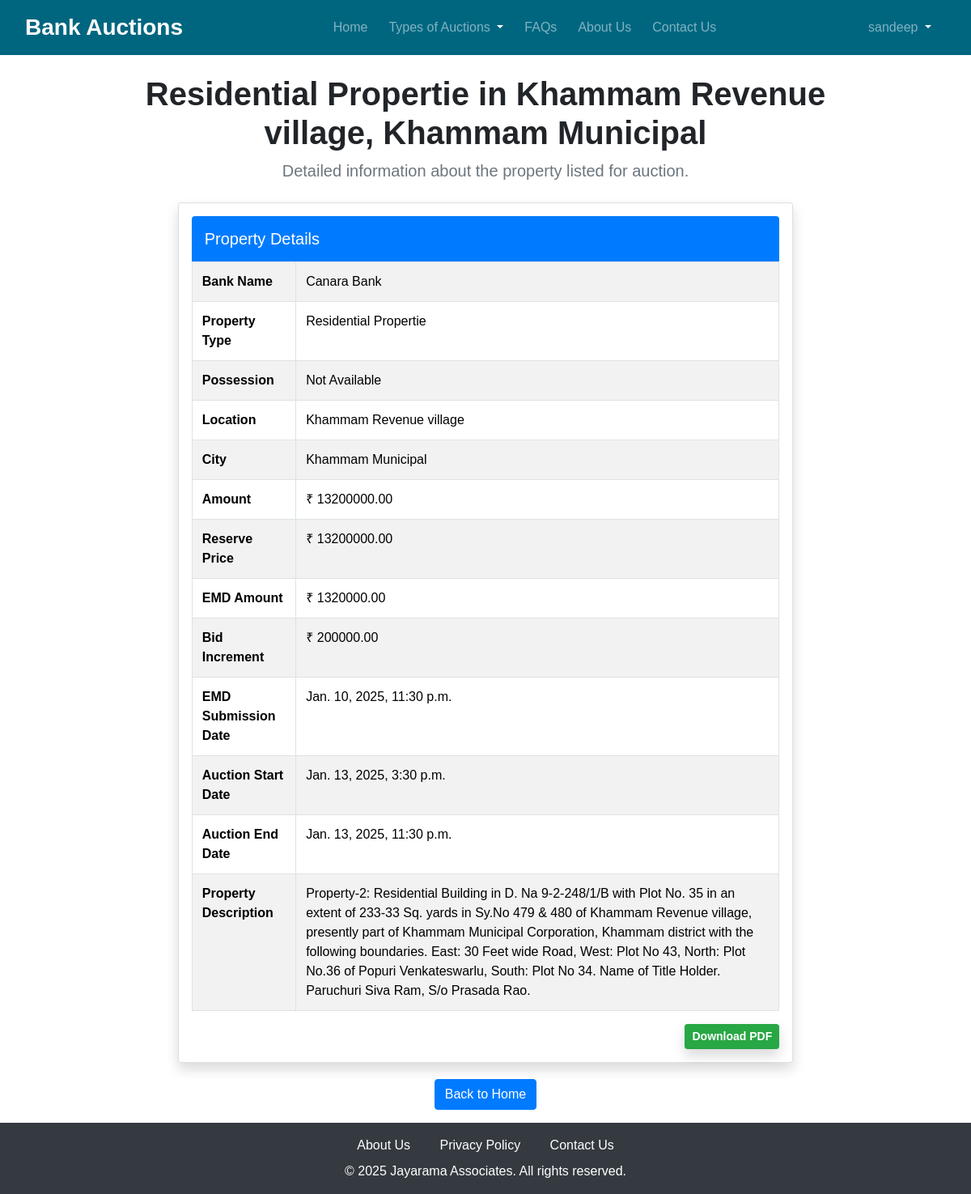
The page /property/3/ (signed in) on the database as committed earlier.
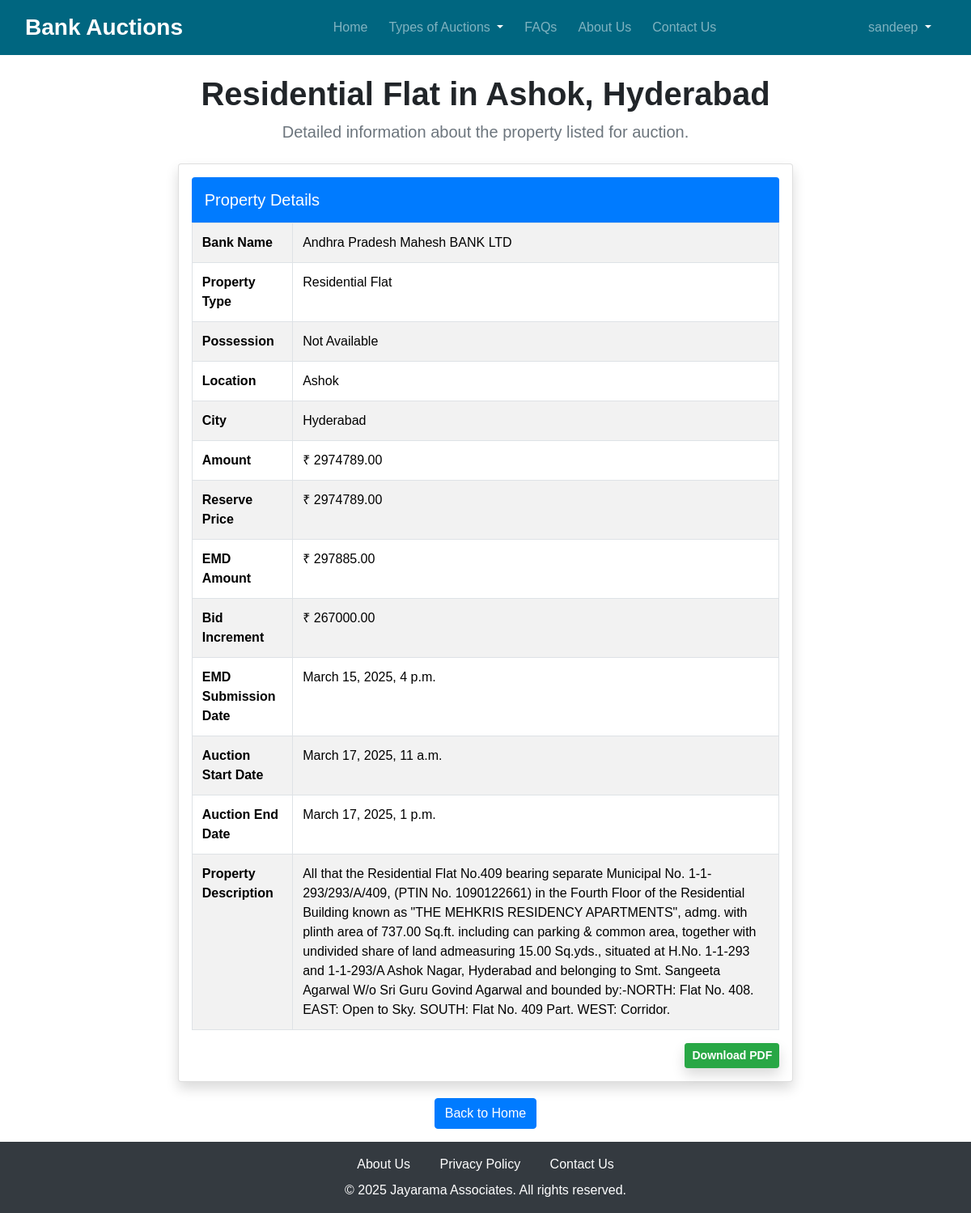
The same page on the database as committed later.
### propertyapp/models.py (models this page shows, shortened)
class Property(models.Model):
    Auction_id = models.CharField(max_length=10)
    Title = models.CharField(max_length=200)
    Bank = models.ForeignKey(Bank, on_delete=models.CASCADE, related_name="properties")
    Property_Title = models.ForeignKey(Category, on_delete=models.CASCADE, related_name="properties")
    Description = models.TextField()
    Location = models.CharField(max_length=30)
    City = models.CharField(max_length=20)
    State = models.CharField(max_length=20)
    Amount = models.DecimalField(max_digits=10, decimal_places=2)
    Reserve_price = models.DecimalField(max_digits=10, decimal_places=2)
    EMD_amount = models.DecimalField(max_digits=10, decimal_places=2)
    Bid_increment = models.DecimalField(max_digits=10, decimal_places=2)
    EMD_submission_date = models.DateTimeField()
    Auction_start_date = models.DateTimeField()
    Auction_end_date = models.DateTimeField()
    created_at = models.DateTimeField(auto_now_add=True)  # Automatically set on creation
    Image = models.ImageField(upload_to='images/', default='default.jpg')
    objects = PropertyManager()  # Apply ordering
    class Meta:
        verbose_name_plural = "Properties"

class Category(models.Model):
    Property_Title = models.CharField(max_length=30)
    def __str__(self):
        return self.Property_Title
    class Meta:
        verbose_name_plural = "Categories"

class Bank(models.Model):
    Name = models.CharField(max_length=30)
    Branch = models.CharField(max_length=50)
    IFSC = models.CharField(
        max_length=11,
        validators=[RegexValidator(regex=r'^[A-Z]{4}0[A-Z0-9]{6}$', message='Invalid IFSC code')]
    )
    def __str__(self):
        return self.Name
    class Meta:
        verbose_name_plural = "Banks"

### propertyapp/views.py (the view)
# urls.py: path('property/<int:pk>/', views.property_detail, name='property_detail'),
@login_required
def property_detail(request, pk):
    property = get_object_or_404(Property, pk=pk)
    return render(request, 'properties/property_detail.html', {'property': property})

### propertyapp/models.py (called while the page is built)
    def get_queryset(self):
        return super().get_queryset().order_by('-created_at')

### propertyapp/templates/properties/property_detail.html (shortened to what this page needs)
{% extends 'base.html' %}
{% block content %}
<div class="container">
    <div class="text-center mt-4">
        <h1 class="display-6 fw-bold">{{ property.Property_Title }} in {{ property.Location }}, {{ property.City }}</h1>
        <p class="lead text-muted">Detailed information about the property listed for auction.</p>
    </div>
    <div class="container mt-4" style="width: 85%;">
        <div class="card shadow rounded p-3">
            <div class="bg-primary text-white p-3 rounded-top">
                <h5 class="mb-0">Property Details</h5>
            </div>
            <div class="table-responsive">
                <table class="table table-bordered table-striped mb-0">
                    <tbody>
                        <tr>
                            <th>Bank Name</th>
                            <td>{{ property.Bank }}</td>
                        </tr>
                        <tr>
                            <th>Property Type</th>
                            <td>{{ property.Property_Title }}</td>
                        </tr>
                        <tr>
                            <th>Possession</th>
                            <td>{{ property.possession|default:"Not Available" }}</td>
                        </tr>
                        <tr><th>Location</th>
                            <td>{{ property.Location }}</td>
                        </tr>
                        <tr>
                            <th>City</th>
                            <td>{{ property.City }}</td>
                        </tr>
                        <tr>
                            <th>Amount</th>
                            <td>₹ {{ property.Amount|floatformat:2 }}</td>
                        </tr>
                        <tr>
                            <th>Reserve Price</th>
                            <td>₹ {{ property.Reserve_price|floatformat:2 }}</td>
                        </tr>
                        <tr>
                            <th>EMD Amount</th>
                            <td>₹ {{ property.EMD_amount|floatformat:2 }}</td>
                        </tr>
                        <tr>
                            <th>Bid Increment</th>
                            <td>₹ {{ property.Bid_increment|floatformat:2 }}</td>
                        </tr>
                        <tr>
                            <th>EMD Submission Date</th>
                            <td>{{ property.EMD_submission_date }}</td>
                        </tr>
                        <tr>
                            <th>Auction Start Date</th>
                            <td>{{ property.Auction_start_date }}</td>
                        </tr>
                        <tr>
                            <th>Auction End Date</th>
                            <td>{{ property.Auction_end_date }}</td>
                        </tr>
                        <tr>
                            <th>Property Description</th>
                            <td>{{ property.Description }}</td>
                        </tr>
                    </tbody>
                </table>
            </div>
            <div class="d-flex justify-content-end mt-3">
                <a href="{% url 'download_property_pdf' property.id %}" class="btn btn-success btn-sm fw-bold shadow">
                     Download PDF
                </a>
            </div>
        </div>
    </div>
    <div class="text-center mt-1 p-3">
        <a href="{% url 'home' %}" class="btn btn-primary">Back to Home</a>
    </div>
</div>
{% endblock %}

Rows that differ between the two databases and show on the page:
changed Property: Property_Title "Residential Propertie" → "Residential Flat"; Location "Khammam Revenue village" → "Ashok"; City "Khammam Municipal" → "Hyderabad"; Bank "Canara Bank" → "Andhra Pradesh Mahesh BANK LTD"; Amount "13200000.00" → "2974789.00"; Reserve_price "13200000.00" → "2974789.00"; EMD_amount "1320000.00" → "297885.00"; Bid_increment "200000.00" → "267000.00"; EMD_submission_date "Jan. 10, 2025, 11:30 p.m." → "March 15, 2025, 4 p.m."; Auction_start_date "Jan. 13, 2025, 3:30 p.m." → "March 17, 2025, 11 a.m."; Auction_end_date "Jan. 13, 2025, 11:30 p.m." → "March 17, 2025, 1 p.m."; Description "Property-2: Residential Building in D. Na 9-2-248/1/B with Plot No. 35 in an extent of 233-33 Sq. yards in Sy.No 479 & 480 of Khammam Revenue village, presently part of Khammam Municipal Corporation, Khammam district with the following boundaries. East: 30 Feet wide Road, West: Plot No 43, North: Plot No.36 of Popuri Venkateswarlu, South: Plot No 34. Name of Title Holder. Paruchuri Siva Ram, S/o Prasada Rao." → "All that the Residential Flat No.409 bearing separate Municipal No. 1-1-293/293/A/409, (PTIN No. 1090122661) in the Fourth Floor of the Residential Building known as \"THE MEHKRIS RESIDENCY APARTMENTS\", admg. with plinth area of 737.00 Sq.ft. including can parking & common area, together with undivided share of land admeasuring 15.00 Sq.yds., situated at H.No. 1-1-293 and 1-1-293/A Ashok Nagar, Hyderabad and belonging to Smt. Sangeeta Agarwal W/o Sri Guru Govind Agarwal and bounded by:-NORTH: Flat No. 408. EAST: Open to Sky. SOUTH: Flat No. 409 Part. WEST: Corridor."
